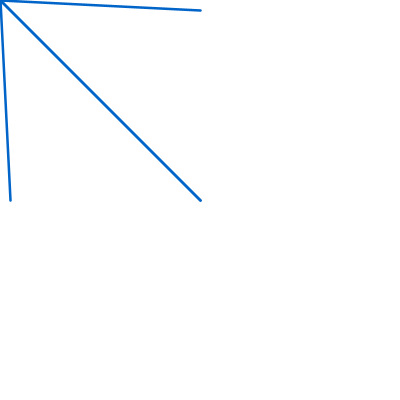
Frame 1 (no input)
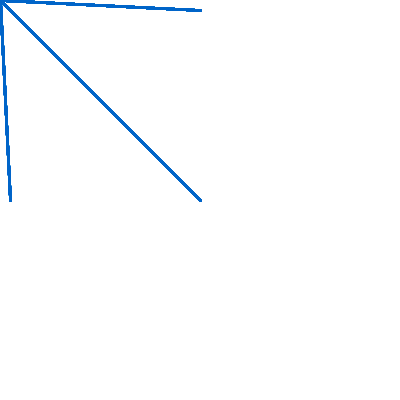
Frame 60 (the mouse pressed at the canvas centre just before this capture)
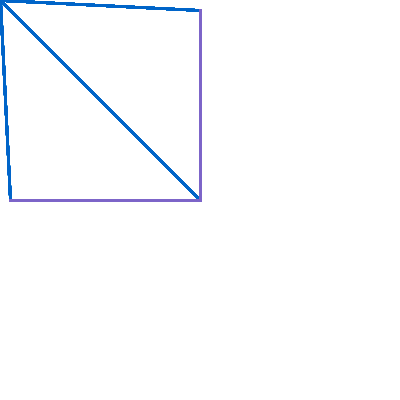
Frame 120 (the mouse held since frame 60 and released just before this capture)

The Processing sketch that drew these frames (run headless with seeded random() and noise(); from frame 60 on, the mouse is pressed at the canvas centre):

// Processing sketch: processing_183176
// ── processing_183176.pde

void setup(){
  background(255);
  size(400,400);
  frameRate(5);
}
 
void draw(){
  stroke(
      map(mouseX,10,400,0,255),100,200);
   strokeWeight(
       map(pmouseX,10,200,2.5,2));
 line(mouseX, mouseY, 10, 200);
 line(mouseX, mouseY, 200,200);
 line(mouseX, mouseY, 200, 10);
 line(mouseX, mouseY, 200, 200);
   
}
